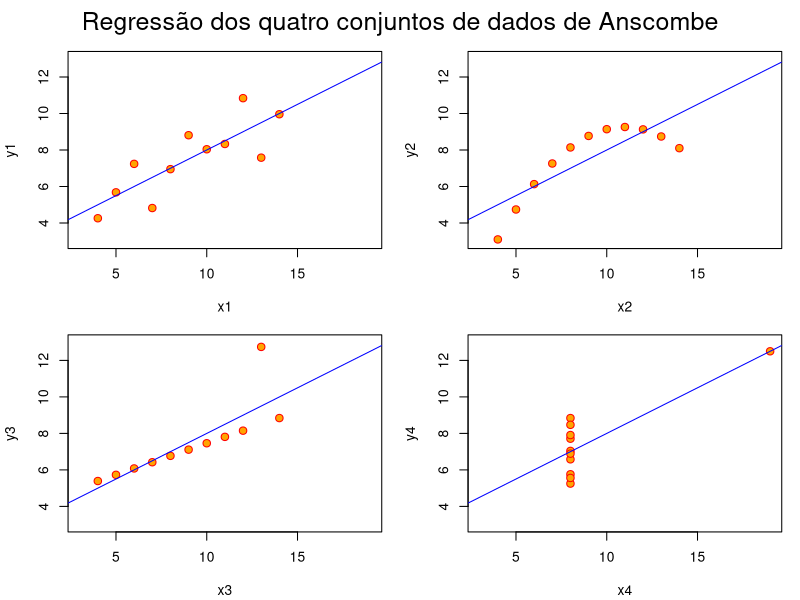

Here is the R script that generated this plot:
## ---- chunk 1
knitr::opts_chunk$set(echo = TRUE)
require(stats) 
require(graphics)
## ---- chunk 2
str(anscombe)
## ---- chunk 3

##-- Fazer as regressões em conjunto
# objeto de classe "formula"
ff <- y ~ x ## objeto de classe "formula"
# lista contendo lm1:int1...
mods <- setNames(as.list(1:4), paste0("lm", 1:4))
# função for para cálculo da regressão simultânea
for(i in 1:4) {
   ff[2:3] <- lapply(paste0(c("y", "x"), i), as.name)
   mods[[i]] <- lmi <- lm(ff, data = anscombe)
  print(anova(lmi))
}
## ---- chunk 4
## ver que numericamente são bem semelhantes!!
sapply(mods, coef)

lapply(mods, function(fm) coef(summary(fm)))
## ---- chunk 5
op <- par(mfrow = c(2, 2), 
          mar   = 0.1 + c(4,4,1,1), 
          oma   =  c(0, 0, 2, 0))

for(i in 1:4) {
  ff[2:3] <- lapply(paste0(c("y","x"), i), as.name)
  plot(ff, 
       data = anscombe, 
       col  = "red", 
       pch  = 21, 
       bg   = "orange", 
       cex  = 1.2,
       xlim = c(3, 19), 
       ylim = c(3, 13))
  abline(mods[[i]], col = "blue")
}
mtext("Regressão dos quatro conjuntos de dados de Anscombe", 
      outer = TRUE, 
      cex   = 1.5)
